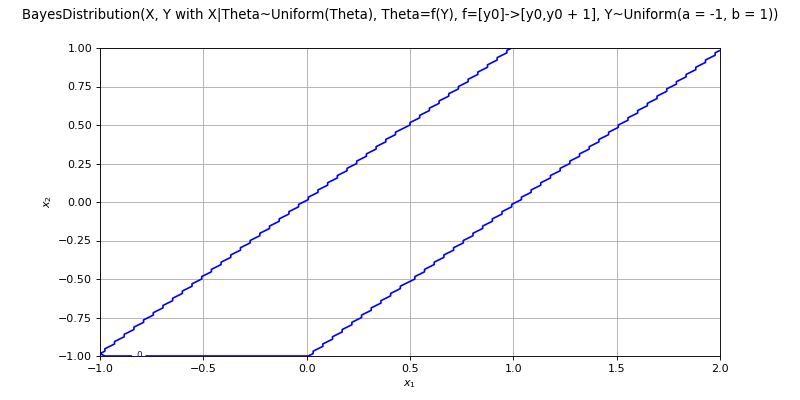

Generate this figure with Python:
import openturns as ot
from matplotlib import pyplot as plt
from openturns.viewer import View
if (ot.BayesDistribution().__class__.__name__=='ComposedDistribution'):
    correlation = ot.CorrelationMatrix(2)
    correlation[1, 0] = 0.25
    aCopula = ot.NormalCopula(correlation)
    marginals = [ot.Normal(1.0, 2.0), ot.Normal(2.0, 3.0)]
    distribution = ot.ComposedDistribution(marginals, aCopula)
elif (ot.BayesDistribution().__class__.__name__=='CumulativeDistributionNetwork'):
    distribution = ot.CumulativeDistributionNetwork([ot.Normal(2),ot.Dirichlet([0.5, 1.0, 1.5])], ot.BipartiteGraph([[0,1], [0,1]]))
else:
    distribution = ot.BayesDistribution()
dimension = distribution.getDimension()
if dimension <= 2:
    if distribution.getDimension() == 1:
        distribution.setDescription(['$x$'])
        pdf_graph = distribution.drawPDF()
        cdf_graph = distribution.drawCDF()
        fig = plt.figure(figsize=(10, 4))
        plt.suptitle(str(distribution))
        pdf_axis = fig.add_subplot(121)
        cdf_axis = fig.add_subplot(122)
        View(pdf_graph, figure=fig, axes=[pdf_axis], add_legend=False)
        View(cdf_graph, figure=fig, axes=[cdf_axis], add_legend=False)
    else:
        distribution.setDescription(['$x_1$', '$x_2$'])
        pdf_graph = distribution.drawPDF()
        fig = plt.figure(figsize=(10, 5))
        plt.suptitle(str(distribution))
        pdf_axis = fig.add_subplot(111)
        View(pdf_graph, figure=fig, axes=[pdf_axis], add_legend=False)
